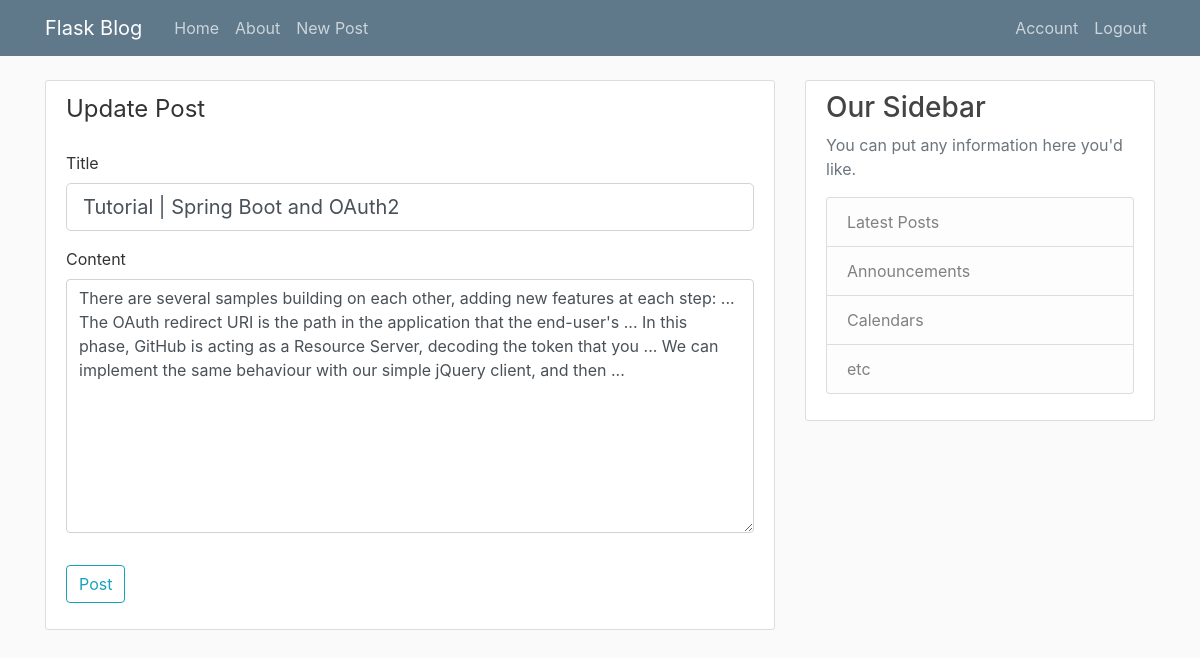
The app's page /post/18/update (signed in), older data.
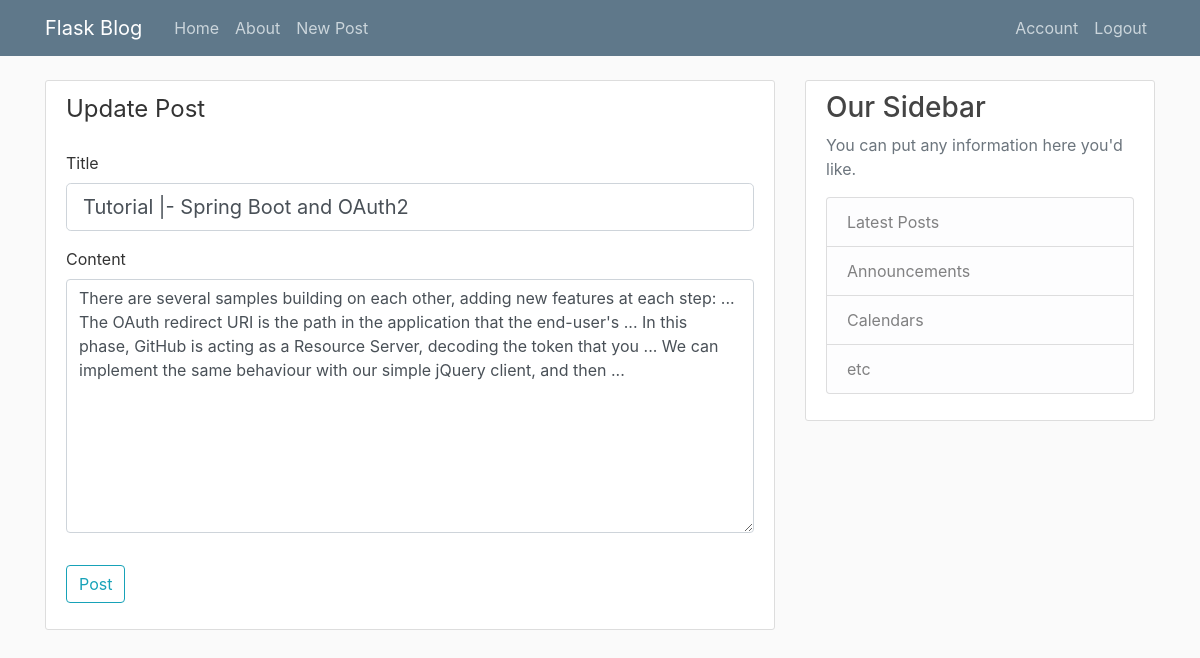
The same page, newer data.
### blog/models.py (models this page shows, shortened)
class Post(db.Model):
    id = db.Column('post_id', db.Integer, primary_key=True)
    title = db.Column(db.String(120),  nullable=False)
    date_posted = db.Column(db.DateTime, nullable=False, default = datetime.utcnow)
    contents = db.Column(db.Text, nullable = False)
    user_id = db.Column(db.Integer, db.ForeignKey('user.id'), nullable = False)

### blog/posts/routes.py (the view)
@posts_bp.route('/post/<int:post_id>/update', methods=['GET', 'POST'])
@login_required
def update_post(post_id):
    post = Post.query.get_or_404(post_id)
    if post.author != current_user:
        abort(403)
    form = PostForm()
    if form.validate_on_submit():
        post.title = form.title.data
        post.contents = form.content.data
        db.session.commit()
        flash('Your post has been updated!', 'success')
        return redirect(url_for('posts_bp.post', post_id=post.id))
    form.title.data = post.title
    form.content.data = post.contents
    return render_template('create_post.html', title='Update Post', form=form, legend='Update Post')

### blog/posts/forms.py
class PostForm(FlaskForm):
    title = StringField('Title', validators=[DataRequired()])
    content = TextAreaField('Content', validators=[DataRequired()], )
    submit = SubmitField('Post')

### blog/models.py (called while the page is built)
@login_manager.user_loader
def load_user(user_id):
    return User.query.get(int(user_id))

### blog/templates/create_post.html (shortened to what this page needs)
{% extends "layout.html" %}
{% block content %}
<div class="content-section">
    <form method="POST" action="">
        <fieldset class="form-group">
            <legend class="bottom-border mb-4"> {{ legend }}</legend>
            <div class="form-group">
                {{ form.title.label(class = "form-control-label") }}
                {% if form.title.errors %}
                {{ form.title(class="form-control form-control-lg is-invalid") }}
                <div class="invalid-feedback">
                    {% for error in form.email.errors %}
                    <span> {{error }} </span>
                    {% endfor %}
                </div>
                {% else %}
                {{ form.title(class = "form-control form-control-lg") }}
                {% endif %}
            </div>
            <div class="form-group">
                {{ form.content.label(class = "form-control-label") }}
                {% if form.content.errors %}
                {{ form.content(class="form-control form-control-lg is-invalid", rows=10) }}
                <div class="invalid-feedback">
                    {% for error in form.password.errors %}
                    <span> {{error }} </span>
                    {% endfor %}
                </div>
                {% else %}
                {{ form.content(class = "form-control " , rows=10) }}
                {% endif %}
            </div>
        </fieldset>
        <div class="form-group">
            {{ form.submit(class = "btn btn-outline-info") }}
        </div>
    </form>
</div>
{% endblock content %}

Row changes from the older to the newer data that the page shows:
changed Post: title "Tutorial | Spring Boot and OAuth2" → "Tutorial |- Spring Boot and OAuth2"
